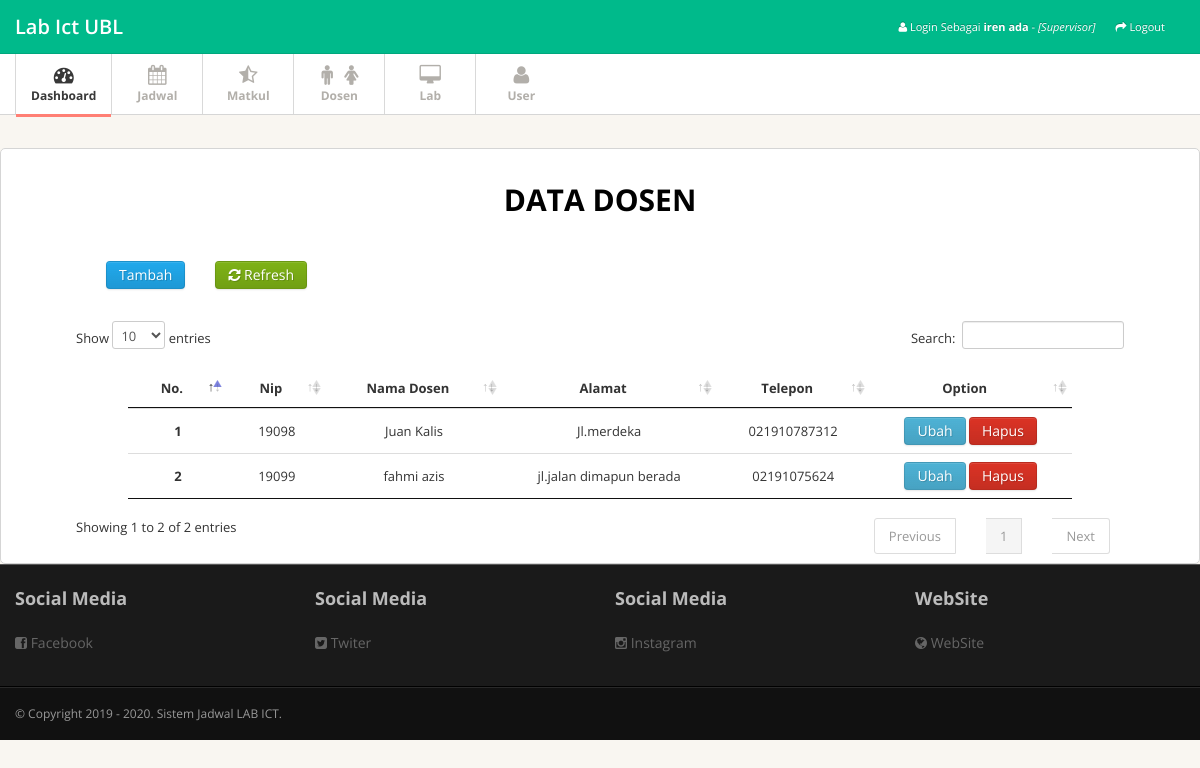
The app's page /spv/index.php?page=dosen (signed in) with its own data.
### tables this page shows
CREATE TABLE `user` (
  `nim` varchar(10) NOT NULL,
  `password` varchar(18) NOT NULL,
  `nama` varchar(35) NOT NULL,
  `email` varchar(35) NOT NULL,
  `akses` varchar(10) NOT NULL
);

CREATE TABLE `dosen` (
  `nip` varchar(10) NOT NULL,
  `nama_dosen` varchar(35) NOT NULL,
  `alamat` text NOT NULL,
  `telepon` varchar(12) NOT NULL
);

### spv/pages/list_dosen.php (the view, shortened to what this page needs)
<div id="content-wrapper">
<div class="container-fluid">
    <div id="content-wrapper">
        <div class="container-fluid">
            <div class="card-body">
                <div class="table-responsive">
                    <div style="height:20px;"></div>
                            <span style="font-size:30px; color:black"><center><strong>DATA DOSEN</strong></center></span><br><br>
                                <div class="span">
                                    <span><a href="index.php?page=add_dosen" class="btn btn-primary"><span class="glyphicon glyphicon-plus"></span>Tambah</a></span>
                                </div>
                                        <div class="span">
                                            <div class="buttons"><a href="<?php $_SERVER['PHP_SELF']; ?>" class="btn btn-medium btn-success"><i class="icon-refresh"></i> Refresh</a></div>
                                        </div>
                                            <div style="height:60px;"></div>
                                                <table class="table table-hover" id="example" width="90%">
                                                    <thead>
                                                        <tr>
                                                        <th><center>No.</center></th>
                                                        <th><center>Nip</center></th>
                                                        <th><center>Nama Dosen</center></th>
                                                        <th><center>Alamat</center></th>
                                                        <th><center>Telepon</center></th>
                                                        <th><center>Option</center></th>
                                                        </tr>
                                                    </thead>
                                                    <?php
                                                        $query = "SELECT
                                                        *
                                                    FROM
                                                        `dosen`
                                                        ";
                                                        $sql = mysqli_query($connect, $query);
                                                        $no = 1;
                                                        while($data = mysqli_fetch_array($sql)){
                                                            echo "<tr class='gradeA'>";
                                                            echo "<td><center><b>".$no."</b></td>";
                                                            echo "<td><center>".$data['nip']."</td>";
                                                            echo "<td><center>".$data['nama_dosen']."</center></td>";
                                                            echo "<td><center>".$data['alamat']."</td>";
                                                            echo "<td><center>".$data['telepon']."</td>";
                                                        $kd=$data['nip'];
                                                            echo "<td><center>
                                                                <a class='btn btn-info'  href='index.php?page=dosen&&dosen=ubah&&nip=$kd'>Ubah</a>
                                                                ";?>
                                                                <a class="btn btn-danger" href="javascript: if (confirm('Apakah anda yakin ingin menghapus data?')) { window.location.href='proses/dosen_proses.php?id=<?php echo $data['nip']?>&&act=del' } else { void('') }; ">Hapus</a>
                                                                </td>
                                                        <?php
                                                            echo "</tr>";
                                                        $no++;
                                                    }
                                                    ?>
                                                </table>
                </div>
            </div>
        </div>
    </div>
</div>
</div>

### spv/header.php (shortened to what this page needs)
<?php include"../koneksi/koneksi.php";
      ?>
<!DOCTYPE html>
<html lang="en">
<head>
<link href="../assets/css/bootstrap.min.css" rel="stylesheet">
<link href="../assets/css/bootstrap-responsive.min.css" rel="stylesheet">
<link href="../assets/css/font-awesome.css" rel="stylesheet">
<link href="../assets/css/style.css" rel="stylesheet">
<link href="../assets/css/pages/dashboard.css" rel="stylesheet">
<link href="../assets/datatables/dataTables.bootstrap4.css" rel="stylesheet">
<link rel="stylesheet" type="text/css" href="../assets/datatables/jquery.dataTables.min.css">
  <?php
      $nim=$_SESSION['nim'];
      $query = "select nama from user where nim='".$nim."'";
      $sql = mysqli_query($connect, $query);
      $data = mysqli_fetch_array($sql);
      $user = $data['nama'];
  ?>
</head>
<body>
<div class="navbar navbar-fixed-top">
  <div class="navbar-inner">
    <div class="container"> <a class="brand" href="index.php"> Lab Ict UBL </a>
      <div class="nav-collapse">
        <ul class="nav pull-right">
          <ul class="nav">
            <li class="" ><a title="" href="#"><i class="icon icon-user"></i> <span class="text">Login Sebagai <b>
              <?php echo $user;?></b> - <i>[Supervisor]</i></span></a></li>
            <li class=""><a title="" href="logout.php"><i class="icon icon-share-alt"></i> <span class="text">Logout</span></a></li>
          </ul>
        </div>
      </div>
    </div>
  </div>
<div class="subnavbar">
  <div class="subnavbar-inner">
    <div class="container">
      <ul class="mainnav">
        <li class="active"><a href="index.php?page=beranda"><i class="icon-dashboard"></i><span>Dashboard</span> </a> </li>
        <li><a href="index.php?page=jadwal"><i class="icon-calendar"></i><span>Jadwal</span> </a> </li>
        <li><a href="index.php?page=matkul"><i class="icon-star-half-empty"></i><span>Matkul</span> </a></li>
        <li><a href="index.php?page=dosen"><i class="icon-male" ></i><i class="icon-female"></i><span>Dosen</span> </a> </li>
        <li><a href="index.php?page=lab"><i class="icon-desktop"></i><span>Lab</span> </a> </li>
        <li><a href="index.php?page=user"><i class="icon-user"></i><span>User</span> </a> </li>
      </ul>
    </div>
  </div>
</div>

### assets/css/style.css (style rules this page uses)
body { background: #f9f6f1; font: 13px/1.7em 'Open Sans'; }
.table td { vertical-align: middle; }
.navbar .container { position: relative; }
.navbar-inner { padding: 7px 0; background: #00ba8b !important; -moz-border-radius: 0; -webkit-border-radius: 0; border-radius: 0; }
.navbar-fixed-top { position: static; }
.navbar .nav a { font-size: 11px; }
.navbar .nav>li>a { color:#fff !important; }
.navbar .brand { font-weight: 600; position: relative; top: 2px; }
.subnavbar { margin-bottom: 2.5em; }
.subnavbar-inner { height: 60px; background: #fff; border-bottom: 1px solid #d6d6d6; }
.subnavbar .container > ul { display: inline-block; height: 80px; padding: 0; margin: 0; }
.subnavbar .container > ul > li { float: left; min-width: 90px; height: 60px; padding: 0; margin: 0; text-align: center; list-style: none; border-left: 1px solid #d9d9d9; }
.subnavbar .container > ul > li > a { display: block; height: 100%; padding: 0 15px; font-size: 12px; font-weight: bold; color: #b2afaa; }
.subnavbar .container > ul > li > a > i { display: inline-block; width: 24px; height: 24px; margin-top: 11px; margin-bottom: -3px; font-size: 20px; }
.subnavbar .container > ul > li > a > span { display: block; }
.subnavbar .container > ul > li.active > a { border-bottom:3px solid #ff7f74; color: #383838; }

### records on screen
user: nama "iren ada"
dosen: nip "19098", nama_dosen "Juan Kalis", alamat "Jl.merdeka", telepon "021910787312"
dosen: nip "19099", nama_dosen "fahmi azis", alamat "jl.jalan dimapun berada", telepon "02191075624"
